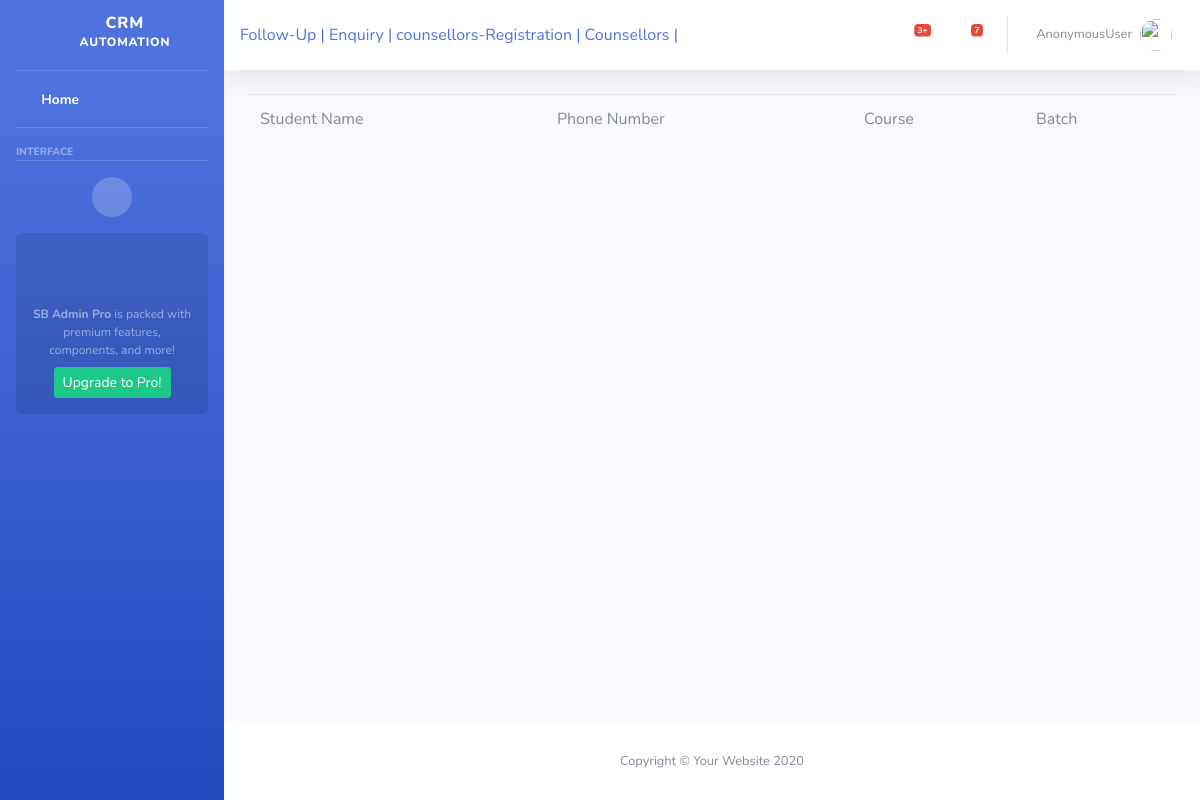
The app's page /crm/followup, older data.
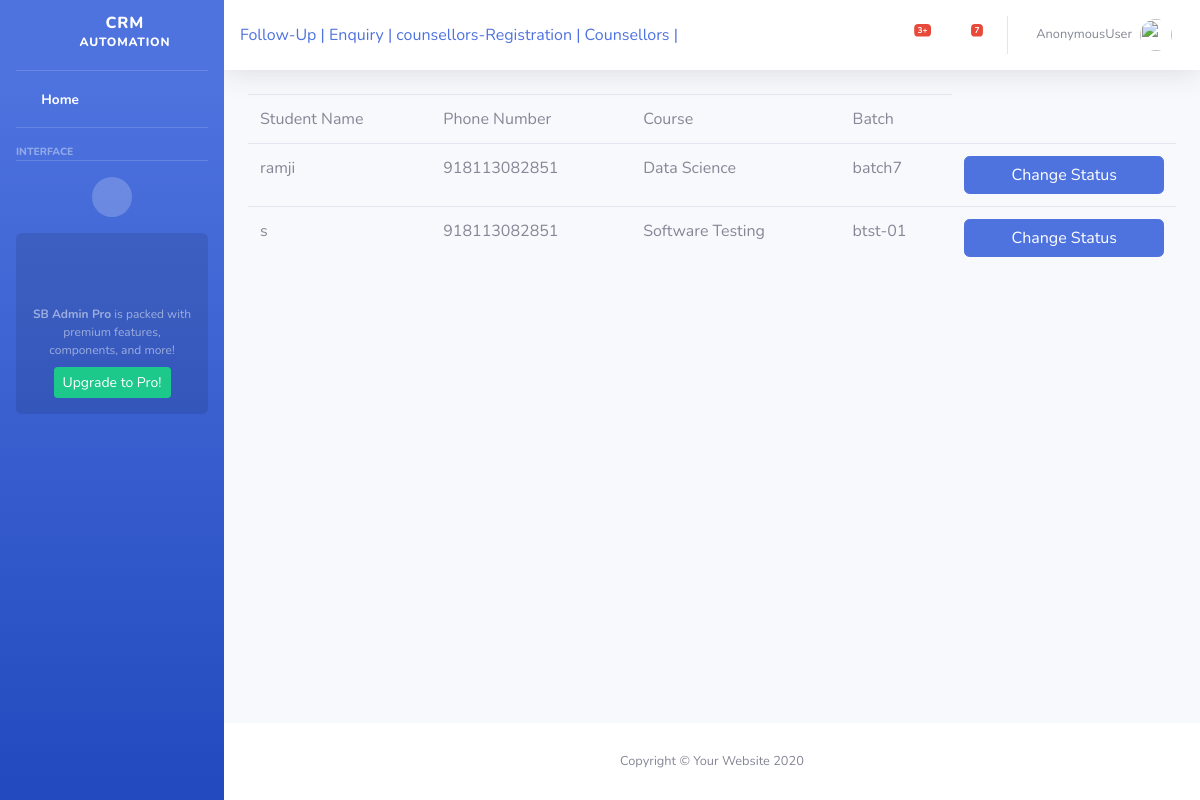
The same page, newer data.
### crmapp/models.py (models this page shows, shortened)
class Enquiry(models.Model):
    enquiry_id = models.CharField(max_length=20, unique=True)
    student_name = models.CharField(max_length=20)
    address = models.TextField()
    email = models.EmailField(max_length=50)
    phone = models.IntegerField(max_length=20)
    qualification = models.CharField(max_length=50)
    college = models.CharField(max_length=100)
    course = models.ForeignKey(Course, on_delete=models.CASCADE)
    batch = models.ForeignKey(Batch, on_delete=models.CASCADE)
    followup_date = models.DateField()
    choices = (('admited', 'admited'), ('not admited','not admited'))
    status = models.CharField(max_length=20, choices=choices)

class Course(models.Model):
    course_name = models.CharField(max_length=20, unique=True)
    course_duration = models.CharField(max_length=20)
    def __str__(self):
        return self.course_name

class Batch(models.Model):
    batch_code = models.CharField(max_length=20, unique=True)
    course_name = models.ForeignKey(Course, on_delete=models.CASCADE)
    start_date = models.DateField()
    fees = models.IntegerField()
    choices = (('yet to begin', 'yet to begin'), ('in progress', 'in progress'), ('completed', 'completed'))
    status = models.CharField(max_length=20, choices=choices)
    def __str__(self):
        return self.batch_code

### crmapp/views.py (the view)
# urls.py: path('followup', Follow_up.as_view(), name='followup'),
class Follow_up(TemplateView):
    model = Enquiry
    template_name = "crmapp/cs_followup_date.html"
    def get(self, request, *args, **kwargs):
        dates = Enquiry.objects.filter(followup_date=date.today())
        self.context = {
            "dates":dates
        }
        return render(request, self.template_name, self.context)

### crmapp/templates/crmapp/cs_followup_date.html
{% extends 'crmapp/cs_base.html' %}
{% block body_block %}
<table class="table">
    <tr>
        <td>Student Name</td>
        <td>Phone Number</td>
        <td>Course</td>
        <td>Batch</td>
    </tr>
    {% for d in dates %}
     <tr>
        <td>{{d.student_name}}</td>
        <td>{{d.phone }}</td>
        <td>{{d.course }}</td>
        <td>{{d.batch }}</td>
         <td><a href="{% url 'enquiry_edit' d.id %}" class="btn btn-primary btn-block">Change Status</a> </td>
    </tr>
    {% endfor %}
</table>
{% endblock %}

Row changes from the older to the newer data that the page shows:
added Enquiry: student_name "ramji", phone "918113082851", course "Data Science", batch "batch7"
added Enquiry: student_name "s", phone "918113082851", course "Software Testing", batch "btst-01"
